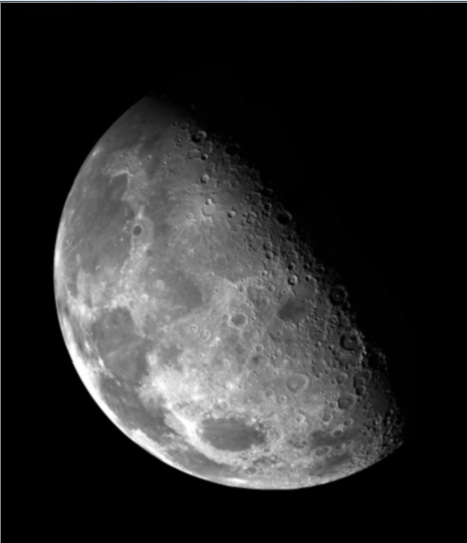
#> input picture src/3.jpg, 467 x 543 px
$ python '3 sharpen.py'   (older library calls are emulated)
#> lines starting #> are read from the running program, lines starting #| are printed output that depends on the picture
from matplotlib import pyplot as plt
import cv2

img = cv2.imread('src/3.jpg')
#> img is the input picture: shape (543, 467, 3); mean B, G, R 43.5, 43.4, 43.4

plt.subplot(121), plt.imshow(img)
plt.title('Input'), plt.xticks([]), plt.yticks([])

img = cv2.cvtColor(img, cv2.COLOR_BGR2GRAY)
#> img: shape (543, 467)
img = cv2.GaussianBlur(img, (3, 3), 0)
img = img.astype('float64')

laplacian = cv2.Laplacian(img, cv2.CV_64F)
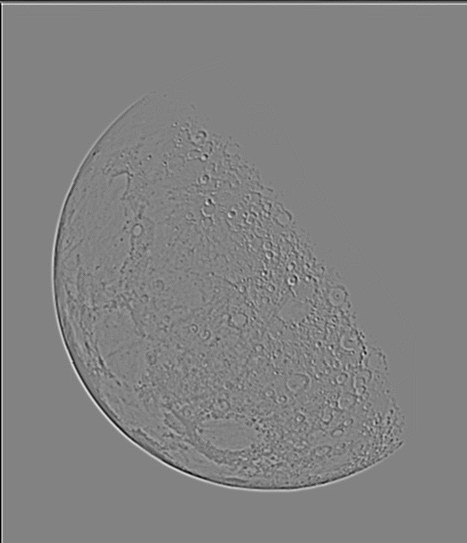
#> laplacian: shape (543, 467) float64; min -66, max 63, mean -0.1; drawn with min black and max white

# [5 lines of commented-out code are left out]

rows, cols = img.shape
#> rows = 543; cols = 467
for i in range(rows):
    for j in range(cols):
        img[i, j] = max(min(img[i, j] - laplacian[i, j], 255), 0)


img = cv2.cvtColor(img.astype('uint8'), cv2.COLOR_GRAY2BGR)
#> img: shape (543, 467, 3)
cv2.imwrite('trgt/sharpen.jpg', img)

plt.subplot(122), plt.imshow(img)
plt.title('Result'), plt.xticks([]), plt.yticks([])

plt.show()
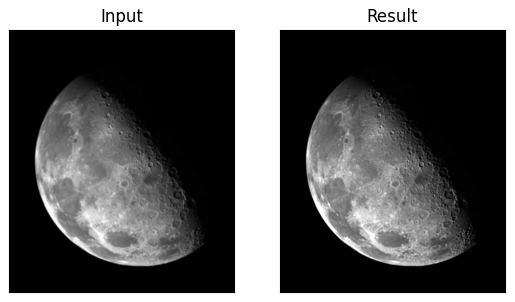
#> figure drawn by matplotlib, 2 panels; B, G, R data is drawn as R, G, B

$ run again, with src/1.jpg copied over src/3.jpg
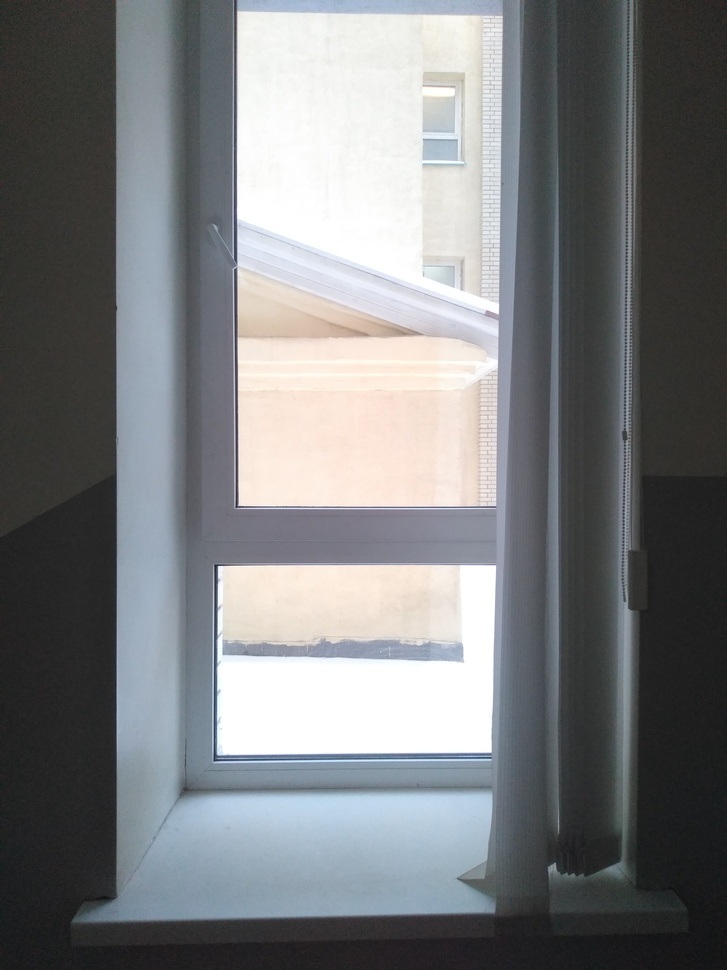
#> input picture src/1.jpg, 727 x 970 px, shrunk from 3120 x 4160 before the run
#> img is the input picture: shape (970, 727, 3); mean B, G, R 125.8, 123.8, 121.8
#> `laplacian = cv2.Laplacian(img, cv2.CV_64F)`:
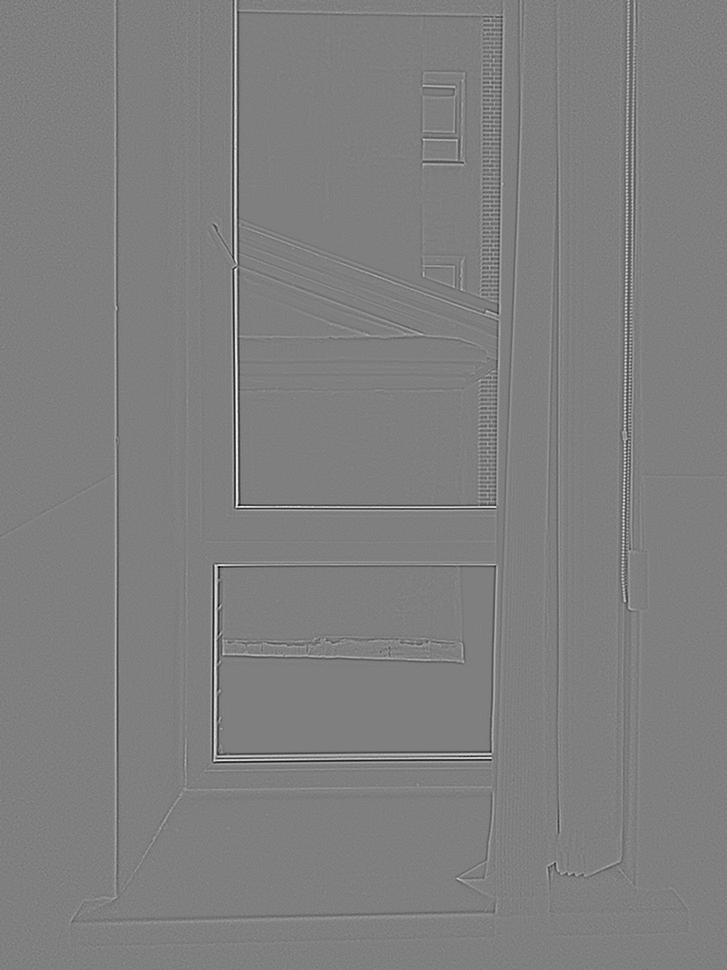
#> laplacian: shape (970, 727) float64; min -76, max 76, mean 0; drawn with min black and max white
#> `plt.show()`:
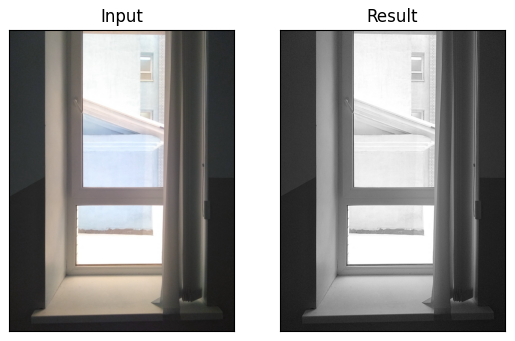
#> figure drawn by matplotlib, 2 panels; B, G, R data is drawn as R, G, B

$ run again, with src/2.jpg copied over src/3.jpg
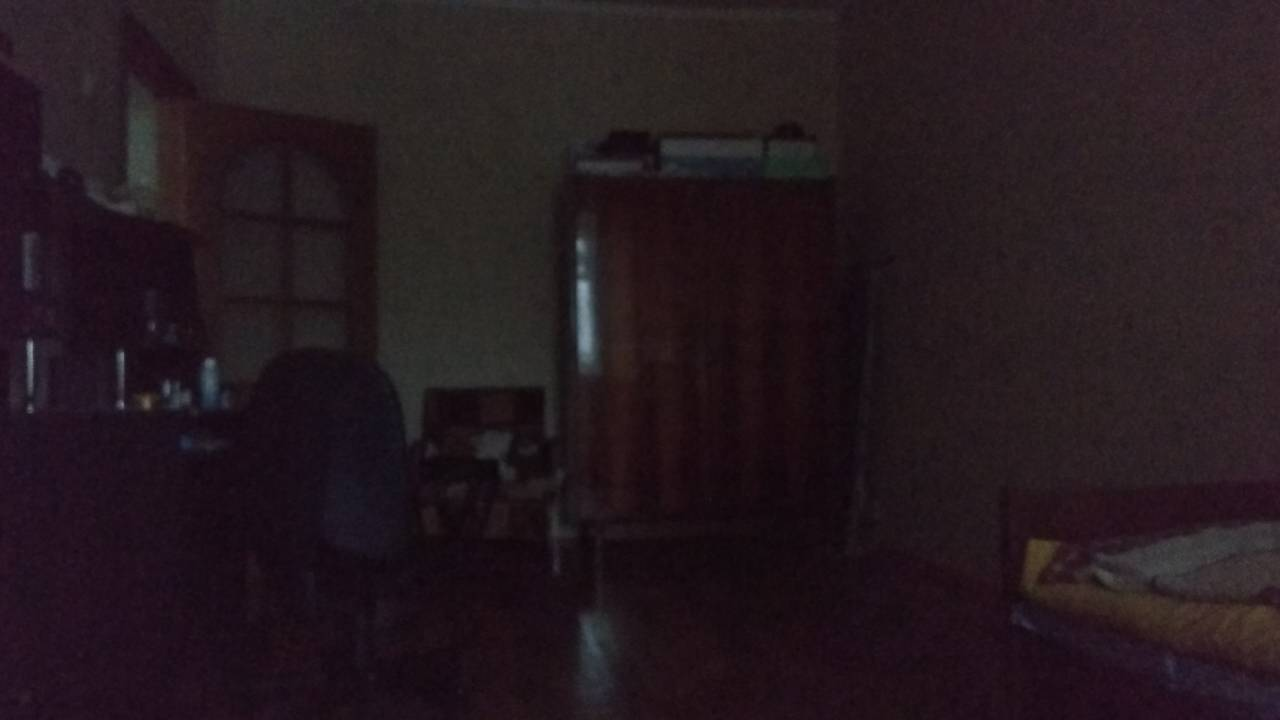
#> input picture src/2.jpg, 1280 x 720 px
#> img is the input picture: shape (720, 1280, 3); mean B, G, R 30.5, 25, 36.5
#> `laplacian = cv2.Laplacian(img, cv2.CV_64F)`:
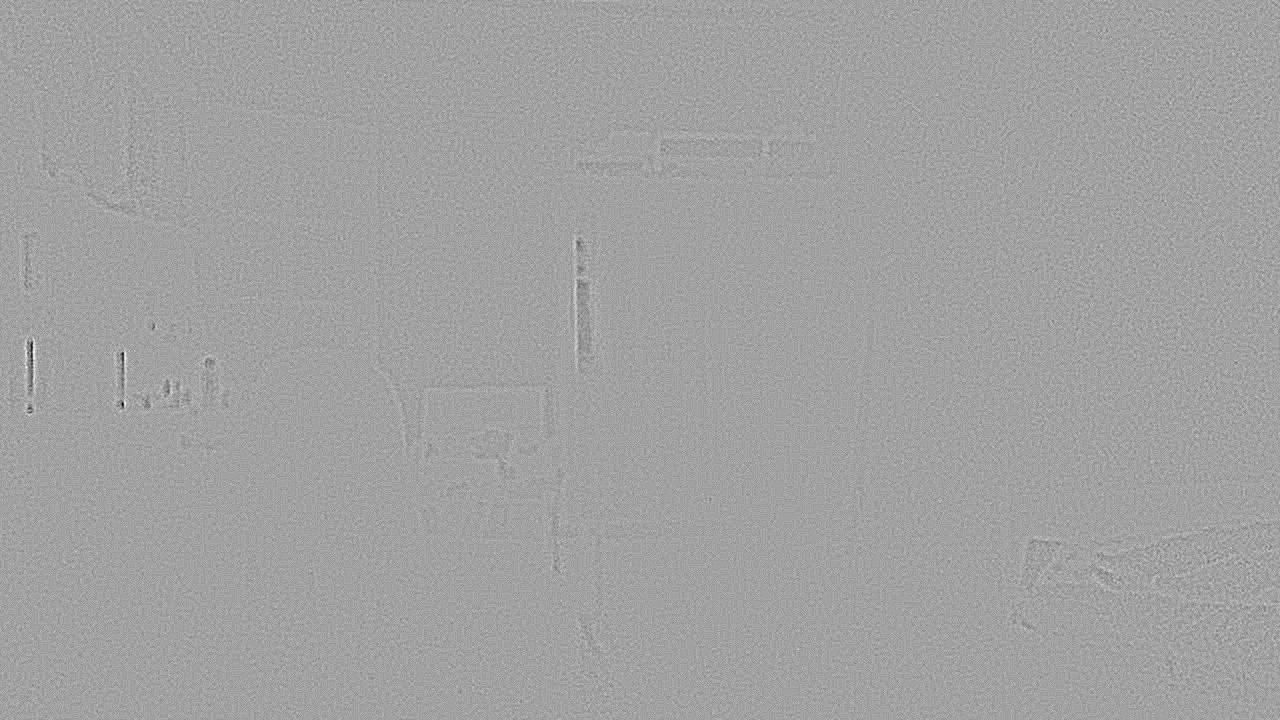
#> laplacian: shape (720, 1280) float64; min -33, max 19, mean -0.000215; drawn with min black and max white
#> `plt.show()`:
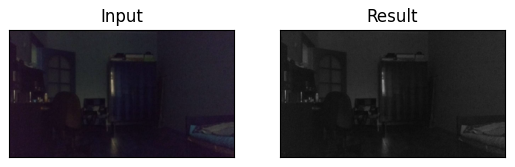
#> figure drawn by matplotlib, 2 panels; B, G, R data is drawn as R, G, B

$ run again, with src/cat1.jpg copied over src/3.jpg
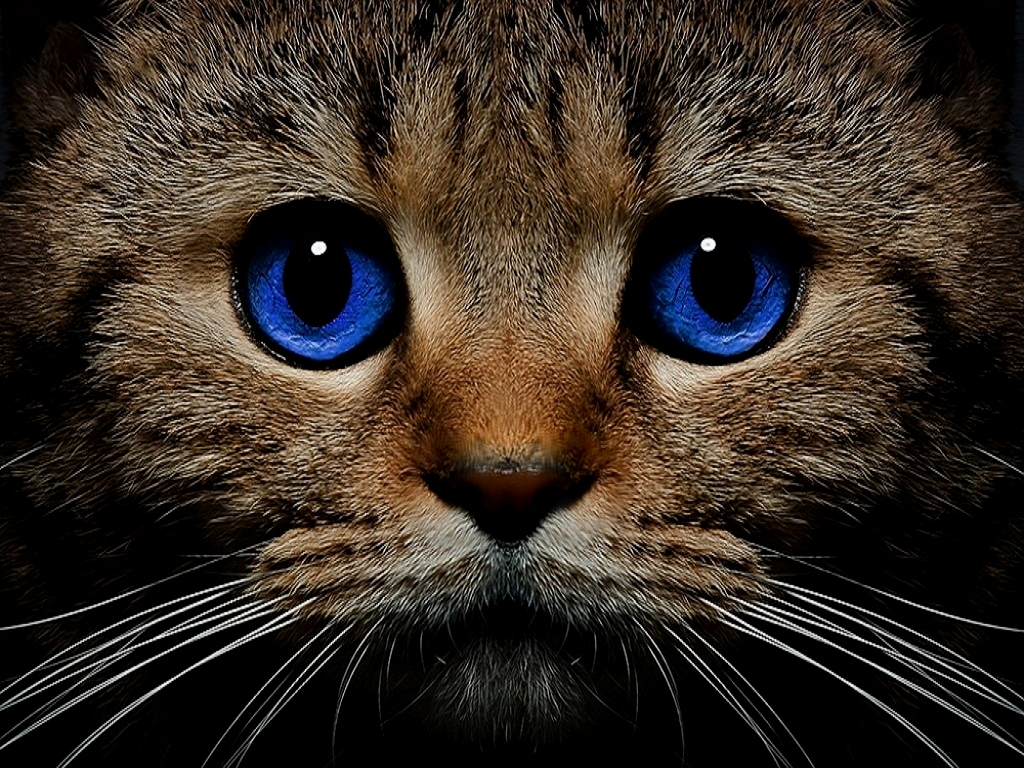
#> input picture src/cat1.jpg, 1024 x 768 px
#> img is the input picture: shape (768, 1024, 3); mean B, G, R 36.9, 45.2, 55
#> `laplacian = cv2.Laplacian(img, cv2.CV_64F)`:
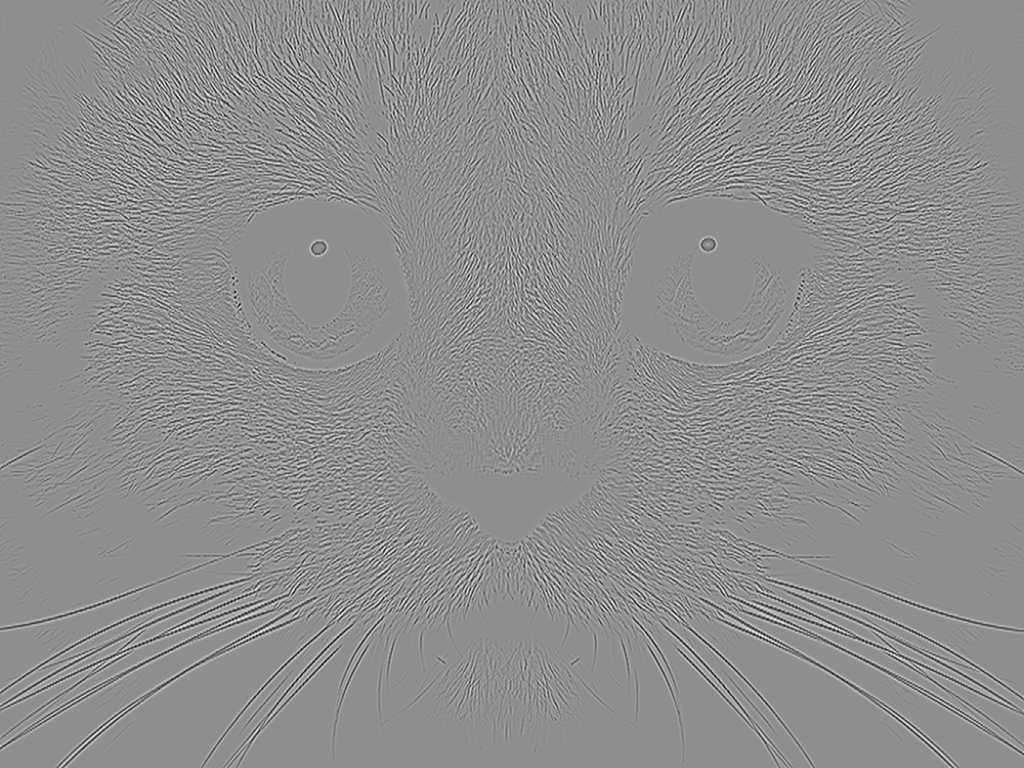
#> laplacian: shape (768, 1024) float64; min -184, max 145, mean 0; drawn with min black and max white
#> `plt.show()`:
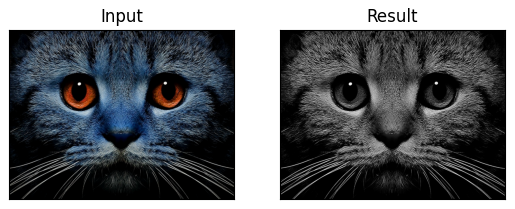
#> figure drawn by matplotlib, 2 panels; B, G, R data is drawn as R, G, B
